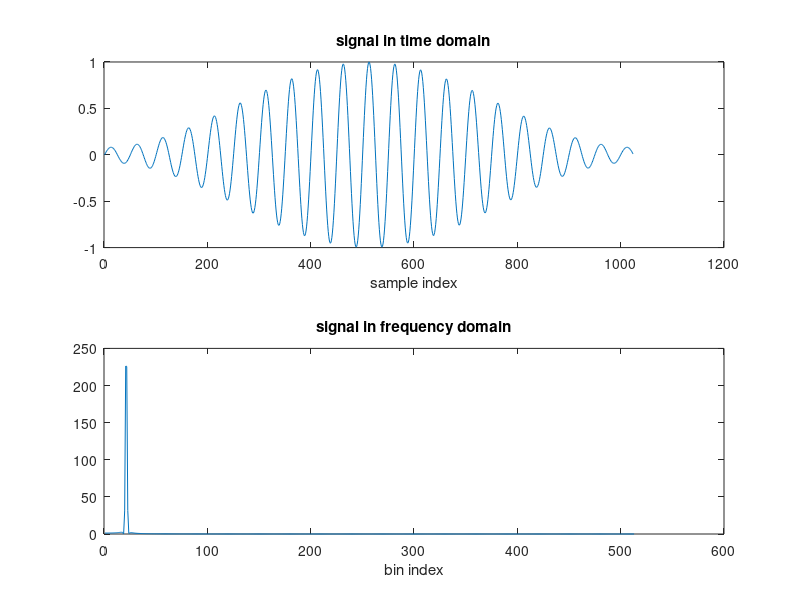

Reproduce this figure in MATLAB.
clear; close; clc;

% Script parameters:
% ------------------
N = 1024;
wintype = 'hamming'; % 'hamming' % 'rectwin'
log_func = @log; % @log2 % @log
k_target = 20.5;
% -----------------------------------------------

% generate signal
nfft = N;
w = 2*pi*k_target/nfft;
nn = 0:(N-1);
nn = nn(:); % convert to column vector
x = sin(w .* nn);

% apply window
switch wintype
    case 'hamming'
        x = x .* hamming(N);
    otherwise
        x = x .* rectwin(N);
end

% fourier transform (FFT)
xfft = fft(x, nfft);
xfft = abs(xfft(1:(nfft/2+1)));

% display fourier transform
figure;
ax1 = subplot(2,1,1);
plot(x);
title('signal in time domain');
xlabel('sample index');
ax2 = subplot(2,1,2);
plot(xfft);
title('signal in frequency domain');
xlabel('bin index');

% get peak info
[max_val, max_ind] = max(xfft);
amp_center = max_val;
amp_left = xfft(max_ind - 1);
amp_right = xfft(max_ind + 1);
k_raw_est = max_ind - 1;
fprintf('true bin index: %f\n', k_target);
fprintf('bin index estimation without interplolation: %f\n', k_raw_est);

% parabolic interpolation
bin_update_par = 0.5 * (amp_right - amp_left) / (2*amp_center - amp_right - amp_left);
k_parabolic_est = k_raw_est + bin_update_par;
fprintf('bin index estimation using parabolic interplolation: %f\n', k_parabolic_est);

% gaussian interpolation
amp_center = log_func(amp_center);
amp_left = log_func(amp_left);
amp_right = log_func(amp_right);
bin_update_gau = 0.5 * (amp_right - amp_left) / (2*amp_center - amp_right - amp_left);
k_gaussian_est = k_raw_est + bin_update_gau;
fprintf('bin index estimation using gaussian interplolation: %f\n', k_gaussian_est);
